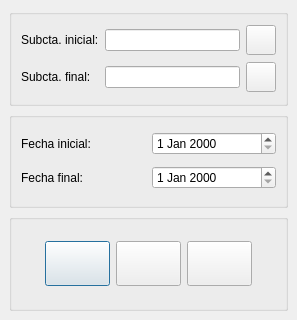
<?xml version="1.0" encoding="UTF-8"?>
<ui version="4.0">
 <author>José Manuel Díez Botella</author>
 <class>cuadimprimayor</class>
 <widget class="QDialog" name="cuadimprimayor">
  <property name="geometry">
   <rect>
    <x>0</x>
    <y>0</y>
    <width>297</width>
    <height>320</height>
   </rect>
  </property>
  <property name="windowTitle">
   <string>Imprime mayor</string>
  </property>
  <layout class="QVBoxLayout">
   <property name="spacing">
    <number>6</number>
   </property>
   <property name="leftMargin">
    <number>9</number>
   </property>
   <property name="topMargin">
    <number>9</number>
   </property>
   <property name="rightMargin">
    <number>9</number>
   </property>
   <property name="bottomMargin">
    <number>9</number>
   </property>
   <item>
    <widget class="QGroupBox" name="groupBox_3">
     <property name="title">
      <string/>
     </property>
     <layout class="QGridLayout">
      <property name="leftMargin">
       <number>9</number>
      </property>
      <property name="topMargin">
       <number>9</number>
      </property>
      <property name="rightMargin">
       <number>9</number>
      </property>
      <property name="bottomMargin">
       <number>9</number>
      </property>
      <property name="spacing">
       <number>6</number>
      </property>
      <item row="1" column="1">
       <layout class="QHBoxLayout">
        <property name="spacing">
         <number>6</number>
        </property>
        <property name="leftMargin">
         <number>0</number>
        </property>
        <property name="topMargin">
         <number>0</number>
        </property>
        <property name="rightMargin">
         <number>0</number>
        </property>
        <property name="bottomMargin">
         <number>0</number>
        </property>
        <item>
         <widget class="QLineEdit" name="finallineEdit">
          <property name="maxLength">
           <number>40</number>
          </property>
         </widget>
        </item>
        <item>
         <widget class="QPushButton" name="finalpushButton">
          <property name="minimumSize">
           <size>
            <width>30</width>
            <height>30</height>
           </size>
          </property>
          <property name="maximumSize">
           <size>
            <width>30</width>
            <height>30</height>
           </size>
          </property>
          <property name="text">
           <string/>
          </property>
          <property name="icon">
           <iconset resource="libroK.qrc">
            <normaloff>:/images/librok-55.png</normaloff>:/images/librok-55.png</iconset>
          </property>
         </widget>
        </item>
       </layout>
      </item>
      <item row="0" column="1">
       <layout class="QHBoxLayout">
        <property name="spacing">
         <number>6</number>
        </property>
        <property name="leftMargin">
         <number>0</number>
        </property>
        <property name="topMargin">
         <number>0</number>
        </property>
        <property name="rightMargin">
         <number>0</number>
        </property>
        <property name="bottomMargin">
         <number>0</number>
        </property>
        <item>
         <widget class="QLineEdit" name="subcuentalineEdit">
          <property name="maxLength">
           <number>40</number>
          </property>
         </widget>
        </item>
        <item>
         <widget class="QPushButton" name="subcuentapushButton">
          <property name="minimumSize">
           <size>
            <width>30</width>
            <height>30</height>
           </size>
          </property>
          <property name="maximumSize">
           <size>
            <width>30</width>
            <height>30</height>
           </size>
          </property>
          <property name="text">
           <string/>
          </property>
          <property name="icon">
           <iconset resource="libroK.qrc">
            <normaloff>:/images/librok-55.png</normaloff>:/images/librok-55.png</iconset>
          </property>
         </widget>
        </item>
       </layout>
      </item>
      <item row="0" column="0">
       <widget class="QLabel" name="textLabel1">
        <property name="sizePolicy">
         <sizepolicy hsizetype="Minimum" vsizetype="Preferred">
          <horstretch>0</horstretch>
          <verstretch>0</verstretch>
         </sizepolicy>
        </property>
        <property name="maximumSize">
         <size>
          <width>130</width>
          <height>32767</height>
         </size>
        </property>
        <property name="text">
         <string>Subcta. inicial:</string>
        </property>
        <property name="wordWrap">
         <bool>false</bool>
        </property>
       </widget>
      </item>
      <item row="1" column="0">
       <widget class="QLabel" name="textLabel1_2">
        <property name="maximumSize">
         <size>
          <width>130</width>
          <height>32767</height>
         </size>
        </property>
        <property name="text">
         <string>Subcta. final:</string>
        </property>
        <property name="wordWrap">
         <bool>false</bool>
        </property>
       </widget>
      </item>
     </layout>
    </widget>
   </item>
   <item>
    <widget class="QGroupBox" name="groupBox_2">
     <property name="title">
      <string/>
     </property>
     <layout class="QGridLayout">
      <property name="leftMargin">
       <number>9</number>
      </property>
      <property name="topMargin">
       <number>9</number>
      </property>
      <property name="rightMargin">
       <number>9</number>
      </property>
      <property name="bottomMargin">
       <number>9</number>
      </property>
      <property name="spacing">
       <number>6</number>
      </property>
      <item row="1" column="0">
       <widget class="QLabel" name="textLabel3">
        <property name="text">
         <string>Fecha final:</string>
        </property>
        <property name="wordWrap">
         <bool>false</bool>
        </property>
       </widget>
      </item>
      <item row="0" column="0">
       <widget class="QLabel" name="textLabel2">
        <property name="text">
         <string>Fecha inicial:</string>
        </property>
        <property name="wordWrap">
         <bool>false</bool>
        </property>
       </widget>
      </item>
      <item row="0" column="1">
       <widget class="QDateEdit" name="inicialdateEdit"/>
      </item>
      <item row="1" column="1">
       <widget class="QDateEdit" name="finaldateEdit"/>
      </item>
     </layout>
    </widget>
   </item>
   <item>
    <widget class="QGroupBox" name="groupBox">
     <property name="title">
      <string/>
     </property>
     <layout class="QHBoxLayout">
      <property name="spacing">
       <number>6</number>
      </property>
      <property name="leftMargin">
       <number>9</number>
      </property>
      <property name="topMargin">
       <number>9</number>
      </property>
      <property name="rightMargin">
       <number>9</number>
      </property>
      <property name="bottomMargin">
       <number>9</number>
      </property>
      <item>
       <layout class="QHBoxLayout">
        <property name="spacing">
         <number>6</number>
        </property>
        <property name="leftMargin">
         <number>0</number>
        </property>
        <property name="topMargin">
         <number>0</number>
        </property>
        <property name="rightMargin">
         <number>0</number>
        </property>
        <property name="bottomMargin">
         <number>0</number>
        </property>
        <item>
         <widget class="QPushButton" name="imprimepushButton">
          <property name="maximumSize">
           <size>
            <width>65</width>
            <height>45</height>
           </size>
          </property>
          <property name="toolTip">
           <string>Imprimir</string>
          </property>
          <property name="text">
           <string/>
          </property>
          <property name="icon">
           <iconset resource="libroK.qrc">
            <normaloff>:/graf/Print.png</normaloff>:/graf/Print.png</iconset>
          </property>
          <property name="iconSize">
           <size>
            <width>32</width>
            <height>32</height>
           </size>
          </property>
          <property name="default">
           <bool>true</bool>
          </property>
         </widget>
        </item>
        <item>
         <widget class="QPushButton" name="previsualizapushButton">
          <property name="maximumSize">
           <size>
            <width>65</width>
            <height>45</height>
           </size>
          </property>
          <property name="toolTip">
           <string>Previsualizar</string>
          </property>
          <property name="text">
           <string/>
          </property>
          <property name="icon">
           <iconset resource="libroK.qrc">
            <normaloff>:/images/librok-36.png</normaloff>:/images/librok-36.png</iconset>
          </property>
          <property name="iconSize">
           <size>
            <width>32</width>
            <height>32</height>
           </size>
          </property>
         </widget>
        </item>
        <item>
         <widget class="QPushButton" name="cancelarpushButton">
          <property name="maximumSize">
           <size>
            <width>65</width>
            <height>45</height>
           </size>
          </property>
          <property name="toolTip">
           <string>Salir</string>
          </property>
          <property name="text">
           <string/>
          </property>
          <property name="icon">
           <iconset resource="libroK.qrc">
            <normaloff>:/images/librok-52.png</normaloff>:/images/librok-52.png</iconset>
          </property>
          <property name="iconSize">
           <size>
            <width>32</width>
            <height>32</height>
           </size>
          </property>
         </widget>
        </item>
       </layout>
      </item>
     </layout>
    </widget>
   </item>
  </layout>
 </widget>
 <layoutdefault spacing="6" margin="11"/>
 <tabstops>
  <tabstop>subcuentalineEdit</tabstop>
  <tabstop>subcuentapushButton</tabstop>
  <tabstop>finallineEdit</tabstop>
  <tabstop>finalpushButton</tabstop>
  <tabstop>imprimepushButton</tabstop>
  <tabstop>previsualizapushButton</tabstop>
  <tabstop>cancelarpushButton</tabstop>
 </tabstops>
 <resources>
  <include location="libroK.qrc"/>
 </resources>
 <connections>
  <connection>
   <sender>cancelarpushButton</sender>
   <signal>clicked()</signal>
   <receiver>cuadimprimayor</receiver>
   <slot>reject()</slot>
   <hints>
    <hint type="sourcelabel">
     <x>283</x>
     <y>280</y>
    </hint>
    <hint type="destinationlabel">
     <x>321</x>
     <y>330</y>
    </hint>
   </hints>
  </connection>
 </connections>
</ui>
